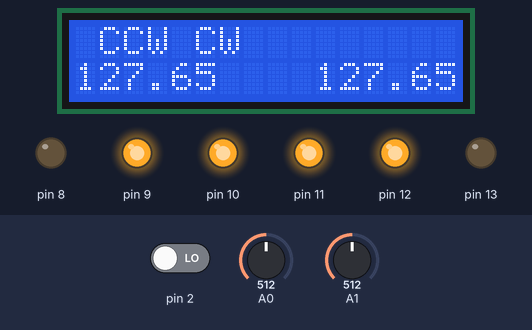
The sketch below on a simulated Arduino Uno, built with avr-gcc and run on an emulated ATmega328P. Parts: 16×2 character LCD, output pins drawn as LEDs (lit = HIGH). Inputs (shaded band) come from the test bench; at power-on: pin 2 LOW, A0 = 512, A1 = 512.

Above: at 1.2 s.
1.3 s: pin 2 driven HIGH
At 2.5 s:
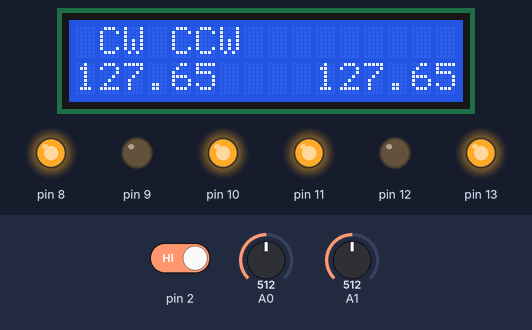
2.8 s: A0 set to 716
At 3.7 s:
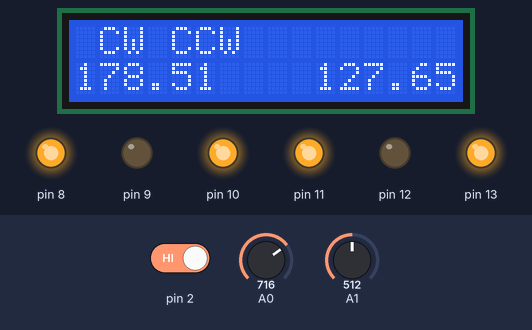
4.3 s: A1 set to 716
At 4.9 s:
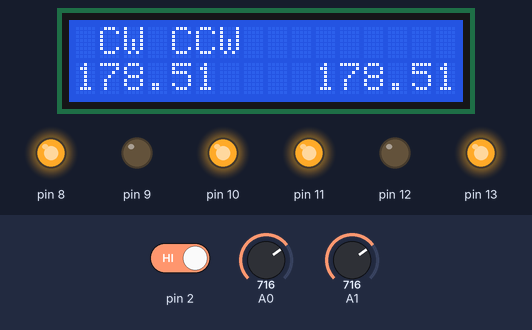
5.8 s: A0 set to 900
At 7.0 s:
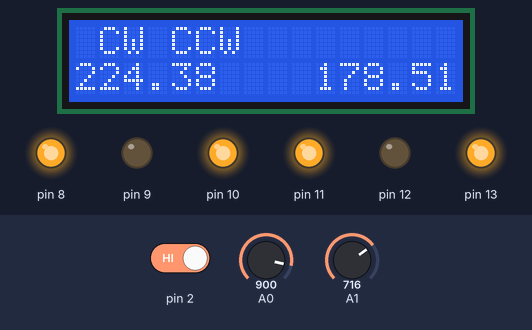
7.3 s: A1 set to 900
At 8.4 s:
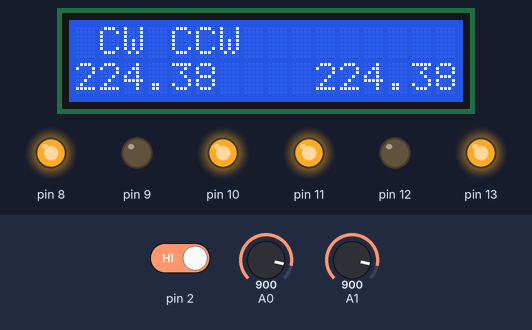
8.8 s: A0 set to 1023
At 9.5 s:
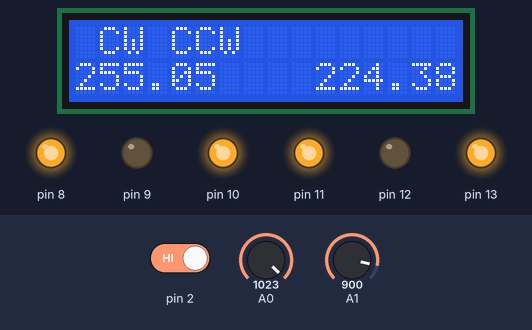
Timing chart, 0 to 11.3 s (numbered marks = the images above; inputs shaded):
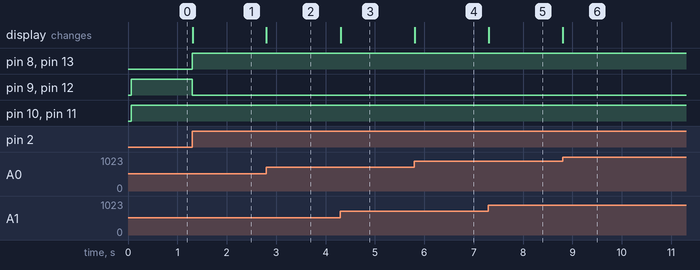

The sketch:

practical.ino
```cpp
#include<LiquidCrystal.h>
LiquidCrystal lcd(0,1,3,4,5,6);
volatile byte state1=LOW;
volatile byte state2=HIGH;
volatile byte state3=LOW;
volatile byte state4=HIGH;
double x,y;
void setup() {


lcd.begin(16,2);

lcd.print("kljlk");
pinMode(13,OUTPUT);
pinMode(12,OUTPUT);
pinMode(10,OUTPUT);
pinMode(11,OUTPUT);
pinMode(9,OUTPUT);
pinMode(8,OUTPUT);
pinMode(A0,INPUT);
pinMode(A1,INPUT);

attachInterrupt(0,ISR1,RISING);
}

void loop() {

digitalWrite(13,state1);
digitalWrite(12,state2);
analogWrite(11,255);
digitalWrite(8,state3);
digitalWrite(9,state4);
analogWrite(10,255);

lcd.setCursor(0,0);
if (state1==LOW){lcd.print(" CCW CW");}
else {lcd.print(" CW CCW");}
lcd.setCursor(0,1);
x=analogRead(A0);
y=analogRead(A1);

  lcd.print( x/4.011);
  lcd.setCursor(10,1);
  lcd.print( y/4.011);

}

void ISR1(){

state1=!state1;
state2=!state2;
state3=!state3;
state4=!state4;

}
```

Measured:
- after the input at 1.3 s, pin 8, pin 13: LOW → HIGH at once; pin 9, pin 12: HIGH → LOW at once; the display: changes at once (image 1)
- after the input at 2.8 s, the display: changes at once (image 2)
- after the input at 4.3 s, the display: changes at once (image 3)
- after the input at 5.8 s, the display: changes at once (image 4)
- after the input at 7.3 s, the display: changes at once (image 5)
- after the input at 8.8 s, the display: changes at once (image 6)
